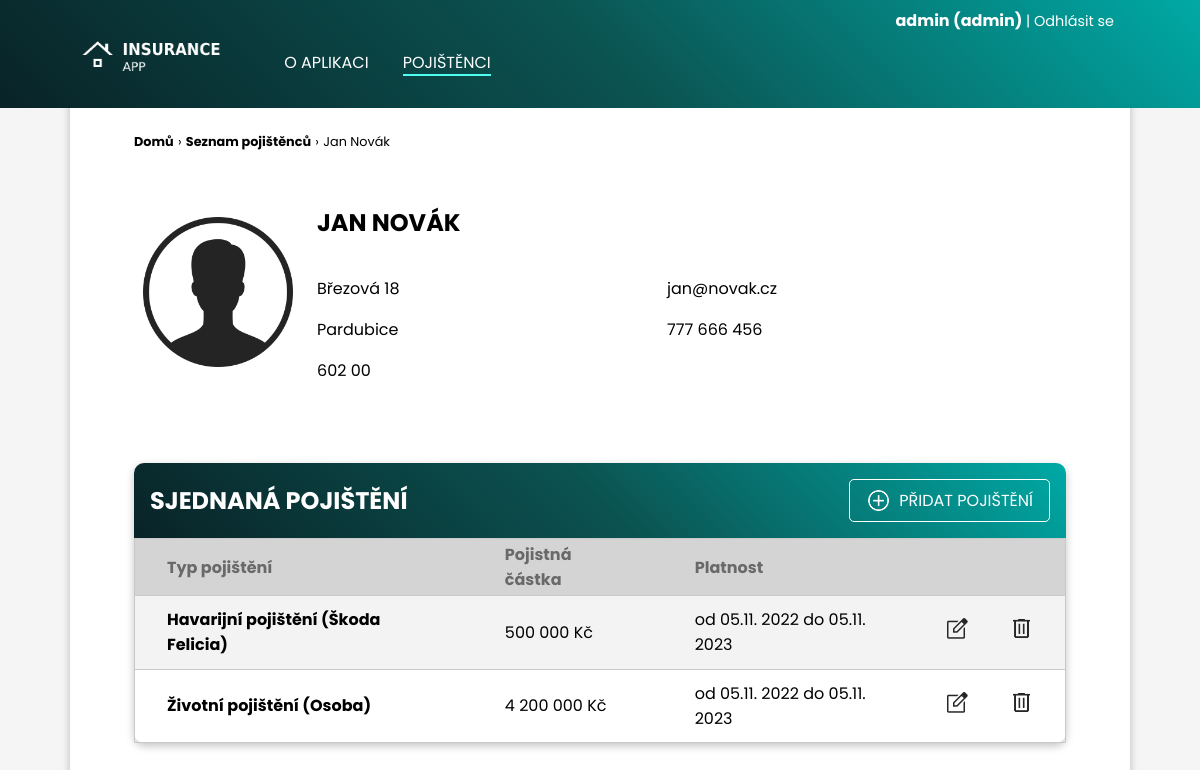
The app's page /pojistenci/1/ (signed in) with its own data.
### clients/models.py (models this page shows, shortened)
class Client(models.Model):
    name = models.CharField(max_length=200, verbose_name="Jméno")
    surname = models.CharField(max_length=200, verbose_name="Příjmení")
    street_address = models.CharField(max_length=200, verbose_name="Ulice a číslo popisné")
    city = models.CharField(max_length=100, verbose_name="Město")
    postal_code = models.CharField(max_length=6, verbose_name="Poštovní směrovací číslo")
    email = models.EmailField(max_length=200, verbose_name="Email")
    phone_number = models.CharField(max_length=16, verbose_name="Telefon")

class Insurance(models.Model):
    TYPES_OF_INSURANCE = [
        ("MAJETEK", "Pojištění majetku"),
        ("HAVARIJNI", "Havarijní pojištění"),
        ("ZIVOTNI", "Životní pojištění"),
        ("URAZOVE", "Úrazové pojištění"),
        ("ODPOVEDNOSTI", "Pojištění odpovědnosti")
    ]
    insurance_type = models.CharField(max_length=30, choices=TYPES_OF_INSURANCE, verbose_name="Typ pojištění")
    subject = models.CharField(max_length=100, verbose_name="Předmět pojištění")
    amount = models.PositiveIntegerField(verbose_name="Pojistná částka")
    date_from = models.DateField(default=date.today, verbose_name="Pojištění od")
    date_to = models.DateField(default=date.today, verbose_name="Pojištění do")
    client = models.ForeignKey(Client, on_delete=models.CASCADE)
    def __str__(self):
        return f"{self.insurance_type}: {self.subject}, {self.amount}"

### clients/views.py (the view)
# urls.py: path("pojistenci/<int:pk>/", views.client_detail, name="client-detail"),
@login_required
def client_detail(request, pk):
    client = Client.objects.get(id=pk)
    insurances = Insurance.objects.filter(client_id=pk)
    print(insurances)
    return render(request, "clients/client_detail.html", {
        "client": client,
        "insurances": insurances
    })

### clients/templates/clients/client_detail.html (shortened to what this page needs)
{% extends 'clients/layout.html' %}
{% load static %}
{% block navigation %}
<li><a  href="{% url 'clients:index' %}">O&nbsp;aplikaci</a></li>
<li><a class="active" href="{% url 'clients:list-all-clients' %}">Pojištěnci</a></li>
{% endblock navigation %}
{% block section %}
    <div class="page-path">
        <a href="{% url 'clients:index' %}">Domů</a>
        <p>&rsaquo;</p>
        <a href="{% url 'clients:list-all-clients' %}">Seznam pojištěnců</a> <p>&rsaquo;</p>
        <p> {{ client.name }} {{ client.surname }}</p>
    </div>
    <div class="client-detail">
        {% if client.surname|slice:"-1:" == "á" %}
        <img class="client-detail-portrait" src="{% static 'clients/user_female_icon.png' %}" height="150px" alt="">
        {% else %}
        <img class="client-detail-portrait" src="{% static 'clients/user_male_icon.png' %}" height="150px" alt="">
        {% endif %}
        <h2 id="client-detail-name">{{ client.name }} {{ client.surname }}</h2>
        <div id="client-detail-address">
            <p>{{ client.street_address }}</p>
            <p>{{ client.city }}</p>
            <p>{{ client.postal_code }}</p>
        </div>
        <div id="client-detail-contact">
            <p>{{ client.email }}</p>
            <p>{{ client.phone_number }}</p>
        </div>
    </div>
    <div class="table-content-box">
        <div class="content-box-header table-header">
            <h2>Sjednaná pojištění</h2>
            {% if user.is_staff %}
            <a href="{% url 'clients:create-insurance' pk=client.id %}"><img src="{% static 'clients/add_circle_blue.png' %}" alt="add circle" height="25px">PŘIDAT POJIŠTĚNÍ</a>
            {% endif %}
        </div>
        <div class="custom-table">
            <table>
                {% if insurances|length > 0 %}
                <tr>
                    <th>Typ pojištění</th>
                    <th>Pojistná částka</th>
                    <th>Platnost</th>
                    <th></th>
                    <th></th>
                </tr>
                {% endif %}
                {% for insurance in insurances %}
                <tr>
                    <td><a href="{% url 'clients:insurance-detail' pk=client.id id=insurance.id %}">{{ insurance.get_insurance_type_display }} ({{ insurance.subject }})</a></td>
                    <td>{{ insurance.amount }} Kč</td>
                    <td>od {{ insurance.date_from|date:"d.m. Y" }} do {{ insurance.date_to|date:"d.m. Y" }}</td>
                    {% if user.is_staff %}
                    <td class="table-button"><a href="{% url 'clients:edit-insurance' pk=client.id id=insurance.id %}"><img src="{% static 'clients/edit.png' %}" height="25px" alt="edit" title="upravit"></a></td>
                    <td class="table-button"><a href="{% url 'clients:delete-insurance' pk=client.id id=insurance.id %}"><img src="{% static 'clients/delete.png' %}" height="25px" alt="delete" title="smazat"></a></td>
                    {% else %}
                    <td></td>
                    <td></td>
                    {% endif %}
                </tr>
                {% empty %}
                    <p class="empty-message">Klient nemá sjednáno žádné pojištění.</p>
                {% endfor %}
            </table>
        </div>
    </div>
{% endblock section %}

### clients/templates/clients/layout.html (shortened to what this page needs)
{% load static %}
<!DOCTYPE html>
<html lang="cs-cz">
<head>
    <link rel="stylesheet" href="{% static 'clients/styles.css' %}">
</head>
<body>
    <header>
        <div id="login-logout-bar" class="container">
            {% if user.is_authenticated %}
                <p id="username">{{ request.user.username }} {% if user.is_staff %} (admin) {% endif %}</p><a href="{% url 'logout' %}" class="login-logout">| Odhlásit se</a>
            {% else %}
                <a href="{% url 'login' %}" class="login-logout">Přihlásit se </a><a href="{% url 'register' %}" id="register-btn">Registrovat se</a>
            {% endif %}
        </div>
        <div id="header-content" class="container">
            <a href="{% url 'clients:index' %}"><img src="{% static 'clients/app_logo.png' %}" height="50px" alt=""></a>
            <nav>
                <ul>
                    {% block navigation %}{% endblock navigation %}
                </ul>
            </nav>
        </div>
    </header>
    <section class="container">
        {% block section %}
        {% endblock section %}
    </section>
</body>
</html>

### clients/static/clients/styles.css (style rules this page uses)
:root { --main: linear-gradient(45deg, #092327 0%, #0B5351 50%, #00A9A5 100%); --box: linear-gradient(45deg, #092327 0%, #0B5351 100%); }
body { padding: 0; margin: 0; box-sizing: border-box; font-family: Poppins, sans-serif; background: rgb(245, 245, 245); min-height: 100vh; }
h1, h2, h3 { text-transform: uppercase; }
a { text-decoration: none; color:black; }
header { min-height: 6em; width: 100vw; background: var(--main); color: white; position: fixed; z-index:1; }
#login-logout-bar { text-align: right; padding: 0.5em 2em 0 0; }
#username { display: inline; font-weight: bold; }
.login-logout { display: inline; text-decoration: none; color: white; font-size: 0.9em; transition: all 0.2s ease; }
#header-content { display: flex; padding: 0 0 0 1em; margin-top: 0; }
#header-content ul, #header-content h1 { padding-top: 0; margin-top: 0; }
nav ul { display: flex; flex-direction: row; }
nav ul li { padding: 1px; margin: 1em; list-style-type: none; text-transform: uppercase; }
nav ul li a { text-decoration: none; color: white; border-bottom: 2px solid transparent; transition: all 0.2s ease; }
.active { border-bottom: 2px solid #4FFFF3; }
section { box-sizing: border-box; background: white; min-height: 90vh; padding: 4em; padding-top: 8em; border-top: 0; border-radius: 0 0 10px 10px; box-shadow: rgba(0, 0, 0, 0.24) 0px 3px 8px; }
.container { max-width: 1060px; margin: 0 auto; }
.content-box-header { background: var(--main); color: white; border-radius: 10px 10px 0 0; padding: 1em; }
.content-box-header h2, .content-box-header h3 { padding: 0; margin: 0; }
.table-content-box { max-width: 100%; border-radius: 10px; box-shadow: rgba(0, 0, 0, 0.24) 0px 3px 8px; }
.table-header { display: flex; align-items: center; justify-content: space-between; }
.table-header a { color: white; text-decoration: none; border: 1px solid white; padding: 0.5em 1em; border-radius: 5px; margin-left: 1em; transition: all 0.2s ease; filter: grayscale(1) brightness(150%); }
.table-header img { vertical-align: bottom; padding-right: 0.5em; }
table, tr { border-collapse: collapse; border: 1px solid rgb(201, 201, 201); width: 100%; }
table td { padding: 0.7em 2em; text-align: left; }
th { text-align: left; padding: 0.2em 2em; background: rgb(212, 212, 212); color: rgb(105, 105, 105); }
tr:nth-child(even) { background-color: #f3f3f3; }
.custom-table a { text-decoration: none; font-weight: bold; }
.table-button { padding: 0 0.5em; filter: contrast(70%); }
.client-detail { max-width: 700px; display: grid; grid-template-columns: 1fr 2fr 1fr; grid-template-rows: auto auto; gap: 0 1em; margin-bottom: 4em; }
.client-detail-portrait { grid-column: 1; grid-row: 1 / 3; margin: auto; }
#client-detail-name { grid-column: 2 / 3; grid-row: 1; }
#client-detail-address { grid-column: 2; grid-row: 2; }
#client-detail-contact { grid-column: 3; grid-row: 2; }
.page-path { display: block; margin-bottom: 2em; }
.page-path > * { display: inline; font-size: 0.8em; font-weight: bold; text-decoration: none; }
.page-path p { font-weight: normal; }

### records on screen
Client: name "Jan", surname "Novák", name "JAN", surname "NOVÁK", street_address "Březová 18", city "Pardubice", postal_code "602 00", email "jan@novak.cz", phone_number "777 666 456"
Insurance: insurance_type "Havarijní pojištění", subject "Škoda Felicia", amount "500 000", date_from "05.11. 2022", date_to "05.11. 2023"
Insurance: insurance_type "Životní pojištění", subject "Osoba", amount "4 200 000", date_from "05.11. 2022", date_to "05.11. 2023"

### other values on screen
{{ request.user.username }} "admin"
